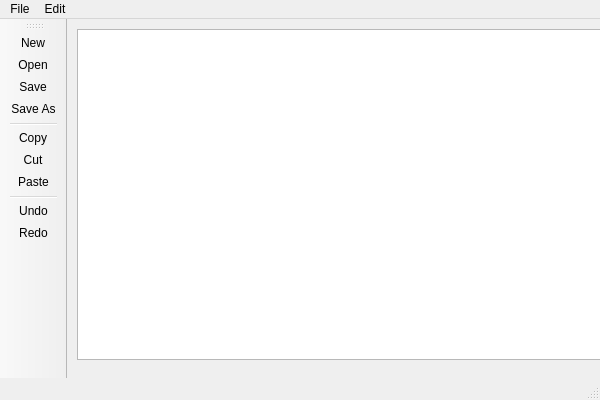
<?xml version="1.0" encoding="UTF-8"?>
<ui version="4.0">
 <class>MainWindow</class>
 <widget class="QMainWindow" name="MainWindow">
  <property name="geometry">
   <rect>
    <x>0</x>
    <y>0</y>
    <width>600</width>
    <height>400</height>
   </rect>
  </property>
  <property name="sizePolicy">
   <sizepolicy hsizetype="Fixed" vsizetype="Fixed">
    <horstretch>0</horstretch>
    <verstretch>0</verstretch>
   </sizepolicy>
  </property>
  <property name="windowTitle">
   <string>NotePad</string>
  </property>
  <widget class="QWidget" name="centralWidget">
   <widget class="QTextEdit" name="textEdit">
    <property name="geometry">
     <rect>
      <x>10</x>
      <y>10</y>
      <width>541</width>
      <height>331</height>
     </rect>
    </property>
    <property name="font">
     <font>
      <family>Arial</family>
      <pointsize>10</pointsize>
      <weight>75</weight>
      <bold>true</bold>
     </font>
    </property>
    <property name="autoFillBackground">
     <bool>false</bool>
    </property>
   </widget>
  </widget>
  <widget class="QMenuBar" name="menuBar">
   <property name="geometry">
    <rect>
     <x>0</x>
     <y>0</y>
     <width>600</width>
     <height>20</height>
    </rect>
   </property>
   <widget class="QMenu" name="menuFile">
    <property name="title">
     <string>File</string>
    </property>
    <addaction name="actionNew"/>
    <addaction name="actionOpen"/>
    <addaction name="separator"/>
    <addaction name="actionSave"/>
    <addaction name="actionSave_as"/>
   </widget>
   <widget class="QMenu" name="menuEdit">
    <property name="title">
     <string>Edit</string>
    </property>
    <addaction name="actionCopy"/>
    <addaction name="actionCut"/>
    <addaction name="actionPaste"/>
    <addaction name="separator"/>
    <addaction name="actionUndo"/>
    <addaction name="actionRedo"/>
   </widget>
   <addaction name="menuFile"/>
   <addaction name="menuEdit"/>
  </widget>
  <widget class="QToolBar" name="mainToolBar">
   <attribute name="toolBarArea">
    <enum>LeftToolBarArea</enum>
   </attribute>
   <attribute name="toolBarBreak">
    <bool>false</bool>
   </attribute>
   <addaction name="actionNew"/>
   <addaction name="actionOpen"/>
   <addaction name="actionSave"/>
   <addaction name="actionSave_as"/>
   <addaction name="separator"/>
   <addaction name="actionCopy"/>
   <addaction name="actionCut"/>
   <addaction name="actionPaste"/>
   <addaction name="separator"/>
   <addaction name="actionUndo"/>
   <addaction name="actionRedo"/>
  </widget>
  <widget class="QStatusBar" name="statusBar"/>
  <action name="actionNew">
   <property name="icon">
    <iconset resource="AppResources.qrc">
     <normaloff>:/Images/images/new.png</normaloff>:/Images/images/new.png</iconset>
   </property>
   <property name="text">
    <string>New</string>
   </property>
  </action>
  <action name="actionOpen">
   <property name="icon">
    <iconset resource="AppResources.qrc">
     <normaloff>:/Images/images/open.png</normaloff>:/Images/images/open.png</iconset>
   </property>
   <property name="text">
    <string>Open</string>
   </property>
  </action>
  <action name="actionSave">
   <property name="icon">
    <iconset resource="AppResources.qrc">
     <normaloff>:/Images/images/save.png</normaloff>:/Images/images/save.png</iconset>
   </property>
   <property name="text">
    <string>Save</string>
   </property>
  </action>
  <action name="actionSave_as">
   <property name="icon">
    <iconset resource="AppResources.qrc">
     <normaloff>:/Images/images/saveas.png</normaloff>:/Images/images/saveas.png</iconset>
   </property>
   <property name="text">
    <string>Save As</string>
   </property>
  </action>
  <action name="actionCopy">
   <property name="icon">
    <iconset resource="AppResources.qrc">
     <normaloff>:/Images/images/copy.png</normaloff>:/Images/images/copy.png</iconset>
   </property>
   <property name="text">
    <string>Copy</string>
   </property>
  </action>
  <action name="actionCut">
   <property name="icon">
    <iconset resource="AppResources.qrc">
     <normaloff>:/Images/images/cut.png</normaloff>:/Images/images/cut.png</iconset>
   </property>
   <property name="text">
    <string>Cut</string>
   </property>
  </action>
  <action name="actionPaste">
   <property name="icon">
    <iconset resource="AppResources.qrc">
     <normaloff>:/Images/images/paste.png</normaloff>:/Images/images/paste.png</iconset>
   </property>
   <property name="text">
    <string>Paste</string>
   </property>
  </action>
  <action name="actionUndo">
   <property name="icon">
    <iconset resource="AppResources.qrc">
     <normaloff>:/Images/images/undo.png</normaloff>:/Images/images/undo.png</iconset>
   </property>
   <property name="text">
    <string>Undo</string>
   </property>
  </action>
  <action name="actionRedo">
   <property name="icon">
    <iconset resource="AppResources.qrc">
     <normaloff>:/Images/images/redo.png</normaloff>:/Images/images/redo.png</iconset>
   </property>
   <property name="text">
    <string>Redo</string>
   </property>
  </action>
 </widget>
 <layoutdefault spacing="6" margin="11"/>
 <resources>
  <include location="AppResources.qrc"/>
 </resources>
 <connections/>
</ui>
